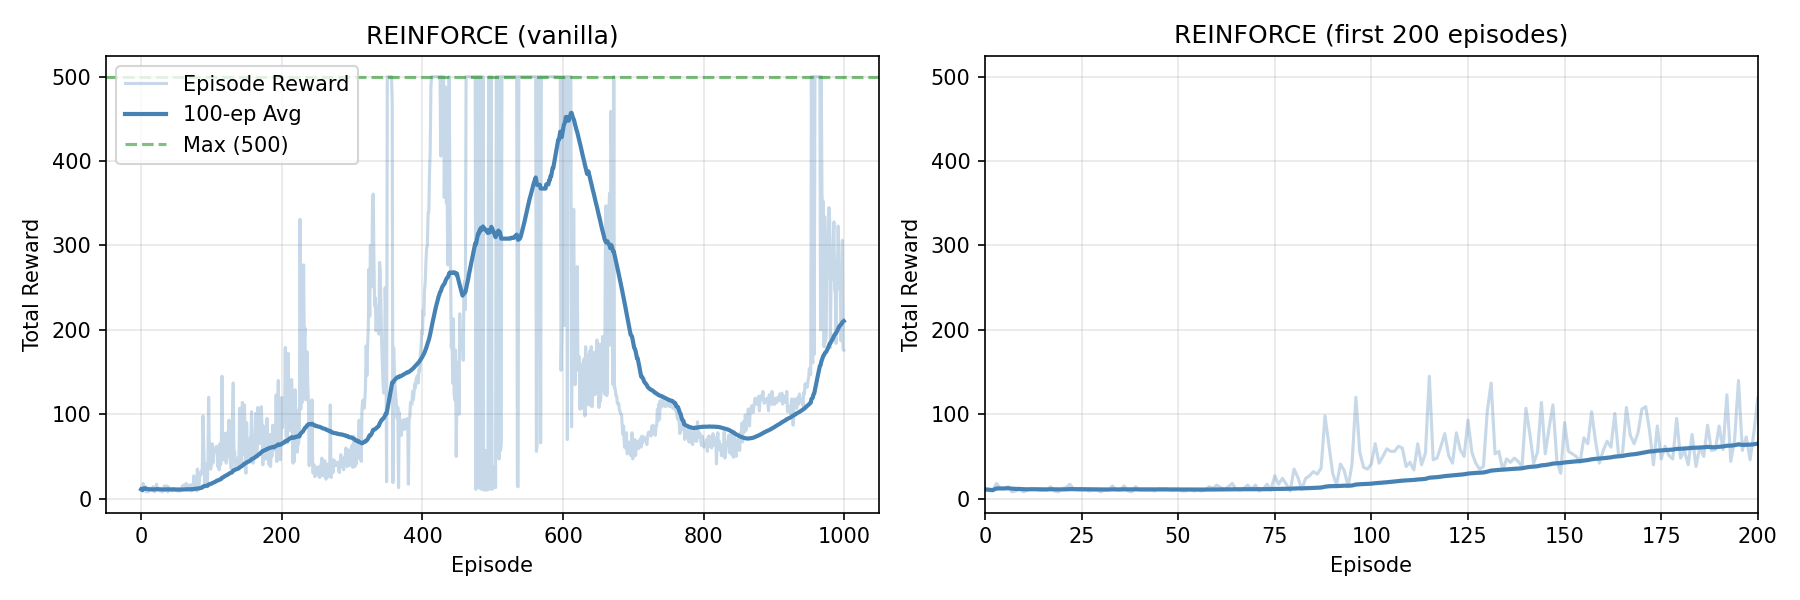

Source code (Python):
"""
第 4 章 REINFORCE —— 蒙特卡洛策略梯度（最简版本）

核心思想:
    跑完一回合 → 从后往前算 G_t → 用 G_t 加权 log π(a_t|s_t) → 梯度上升。
    这是策略梯度最原始、最经典的实现，对应 chapter4_order.md §4.6。

公式对照 (chapter4_order.md):
    梯度:  ∇R̄_θ ≈ (1/N) Σ_n Σ_t  G_t^n · ∇log π_θ(a_t^n | s_t^n)    —— 式 (4.3) / (4.4)
    回报:  G_t = Σ_{k=t+1}^T γ^{k-t-1} r_k = r_{t+1} + γ G_{t+1}     —— 式 (4.8)
    损失:  L = - Σ_t G_t · log π_θ(a_t | s_t)                          —— 式 (4.5) 取负

关键局限（正文 §4.5 讨论）:
    1. 没有基线 → 奖励全是正的时候，未采样动作概率被错误压低
    2. 用整场总分 G_t 给每一步加权 → 信用分配不公
    后续 reinforce_baseline.py 和 reinforce_advantage.py 分别解决这两个问题。

运行方式:
    python reinforce.py
"""

import gymnasium as gym
import torch
import torch.nn as nn
import torch.nn.functional as F
import torch.optim as optim
import numpy as np
import matplotlib
matplotlib.use('Agg')  # 非交互式后端，避免在没有 GUI 的环境中报错
import matplotlib.pyplot as plt
from collections import deque
import sys
import os

# 确保中文能在 Windows 控制台正常输出
if hasattr(sys.stdout, 'reconfigure'):
    sys.stdout.reconfigure(encoding='utf-8')


# ──────────────────────────────────────────────────────────────────
# 策略网络：输入状态 → 输出动作概率分布
# ──────────────────────────────────────────────────────────────────
class PolicyNet(nn.Module):
    """
    简单的两层 MLP 策略网络。

    输入: 状态 s (CartPole: 4 维连续观测)
    输出: 各动作的 log 概率 (未归一化，配合 CrossEntropyLoss 使用)
    """

    def __init__(self, state_dim, action_dim, hidden_dim=128):
        super().__init__()
        self.fc1 = nn.Linear(state_dim, hidden_dim)
        self.fc2 = nn.Linear(hidden_dim, action_dim)

    def forward(self, x):
        """返回 logits（未归一化概率），供 CrossEntropyLoss 使用。"""
        x = F.relu(self.fc1(x))
        return self.fc2(x)  # logits

    def get_action(self, state):
        """
        给定状态，按策略采样动作。

        返回:
            action:     采样的动作 (标量)
            log_prob:   该动作的对数概率 (标量，用于梯度计算)
        """
        state = torch.FloatTensor(state).unsqueeze(0)  # (1, state_dim)
        logits = self.forward(state)                    # (1, action_dim)
        probs = F.softmax(logits, dim=-1)               # 动作概率分布
        dist = torch.distributions.Categorical(probs)   # 分类分布
        action = dist.sample()                          # 按概率采样
        log_prob = dist.log_prob(action)                # log π(a|s)
        return action.item(), log_prob


# ──────────────────────────────────────────────────────────────────
# REINFORCE 训练
# ──────────────────────────────────────────────────────────────────
def train_reinforce(env, policy_net, optimizer, n_episodes=1000,
                    gamma=0.99, print_every=100):
    """
    原始 REINFORCE 算法（无基线、用整场折扣回报 G_t 加权）。

    每回合:
        1. 用当前策略采样一条完整轨迹
        2. 从后往前计算每个时刻的折扣回报 G_t
        3. 损失 = - Σ_t G_t · log π(a_t|s_t)
        4. 梯度上升（loss 取负 → 梯度下降）

    参数:
        env:         Gymnasium 环境
        policy_net:  策略网络
        optimizer:   PyTorch 优化器
        n_episodes:  训练回合数
        gamma:       折扣因子
        print_every: 每隔多少回合打印一次
    """
    reward_history = []       # 每回合总奖励
    avg_reward_history = []   # 滑动平均奖励

    for ep in range(n_episodes):
        # ── 1. 采样一条轨迹 ──
        state, _ = env.reset()
        log_probs = []   # 每步的 log π(a_t|s_t)
        rewards = []     # 每步的即时奖励 r_t
        done = False
        total_reward = 0

        while not done:
            action, log_prob = policy_net.get_action(state)
            next_state, reward, terminated, truncated, _ = env.step(action)
            done = terminated or truncated

            log_probs.append(log_prob)
            rewards.append(reward)
            total_reward += reward
            state = next_state

        reward_history.append(total_reward)

        # ── 2. 从后往前计算折扣回报 G_t ──
        #  G_T = r_T,  G_{t} = r_t + γ · G_{t+1}
        T = len(rewards)
        returns = torch.zeros(T)
        G = 0.0
        for t in reversed(range(T)):
            G = rewards[t] + gamma * G
            returns[t] = G

        # ── 3. 构造损失: L = - Σ_t G_t · log π(a_t|s_t) ──
        #  式 (4.5): 最大化 Σ G_t log π → 最小化 -Σ G_t log π
        policy_loss = []
        for log_prob, G_t in zip(log_probs, returns):
            policy_loss.append(-log_prob * G_t)  # 负号 → 梯度上升变下降
        loss = torch.stack(policy_loss).sum()

        # ── 4. 反向传播 ──
        optimizer.zero_grad()
        loss.backward()
        optimizer.step()

        # ── 日志 ──
        avg_reward = np.mean(reward_history[-100:]) if len(reward_history) >= 100 else np.mean(reward_history)
        avg_reward_history.append(avg_reward)

        if (ep + 1) % print_every == 0:
            print(f"  回合 {ep+1:>4d}/{n_episodes} | "
                  f"奖励: {total_reward:>4.0f} | "
                  f"近100回合平均: {avg_reward:.1f}")

    return reward_history, avg_reward_history


# ──────────────────────────────────────────────────────────────────
# 主程序
# ──────────────────────────────────────────────────────────────────
def main():
    print("=" * 60)
    print("  第 4 章 REINFORCE —— 蒙特卡洛策略梯度")
    print("  ∇R̄ ≈ (1/N) Σ Σ G_t · ∇log π(a_t|s_t)")
    print("=" * 60)

    # ── 环境 ──
    env = gym.make("CartPole-v1")
    state_dim = env.observation_space.shape[0]   # 4
    action_dim = env.action_space.n              # 2
    print(f"\n环境: CartPole-v1")
    print(f"  状态维度: {state_dim}  (连续)")
    print(f"  动作数:   {action_dim}    (离散: 左/右)")
    print(f"  目标:     保持杆子直立，每步 +1 分，最多 500 步\n")

    # ── 网络 & 优化器 ──
    policy_net = PolicyNet(state_dim, action_dim, hidden_dim=128)
    optimizer = optim.Adam(policy_net.parameters(), lr=0.01)

    # ── 训练 ──
    print("开始训练...\n")
    rewards, avg_rewards = train_reinforce(
        env, policy_net, optimizer,
        n_episodes=1000, gamma=0.99, print_every=100
    )

    env.close()

    # ── 结果 ──
    print(f"\n[训练完成]")
    print(f"  前100回合平均奖励: {np.mean(rewards[:100]):.1f}")
    print(f"  后100回合平均奖励: {np.mean(rewards[-100:]):.1f}")
    print(f"  最高单回合奖励:    {np.max(rewards):.0f}")

    # ── 绘图 ──
    fig, axes = plt.subplots(1, 2, figsize=(12, 4))

    axes[0].plot(rewards, alpha=0.3, color='steelblue', label='Episode Reward')
    axes[0].plot(avg_rewards, color='steelblue', linewidth=2, label='100-ep Avg')
    axes[0].axhline(y=500, color='green', linestyle='--', alpha=0.5, label='Max (500)')
    axes[0].set_xlabel('Episode')
    axes[0].set_ylabel('Total Reward')
    axes[0].set_title('REINFORCE (vanilla)')
    axes[0].legend()
    axes[0].grid(True, alpha=0.3)

    axes[1].plot(rewards, alpha=0.3, color='steelblue')
    axes[1].plot(avg_rewards, color='steelblue', linewidth=2)
    axes[1].set_xlabel('Episode')
    axes[1].set_ylabel('Total Reward')
    axes[1].set_title('REINFORCE (first 200 episodes)')
    axes[1].set_xlim(0, 200)
    axes[1].grid(True, alpha=0.3)

    plt.tight_layout()
    plt.savefig("reinforce.png", dpi=150)
    plt.close()
    print(f"\n图表已保存为 reinforce.png")

    print("\n" + "=" * 60)
    print("核心要点:")
    print("  1. 策略梯度 = 加权的最大对数似然（权重 = G_t）")
    print("  2. 同策略 (on-policy): 数据只用一次，用完即弃")
    print("  3. 无基线 → 奖励全是正时，未采样动作概率被压低")
    print("  4. 整场总分加权 → 信用分配不公（好/坏动作同权重）")
    print("=" * 60)


if __name__ == "__main__":
    main()
